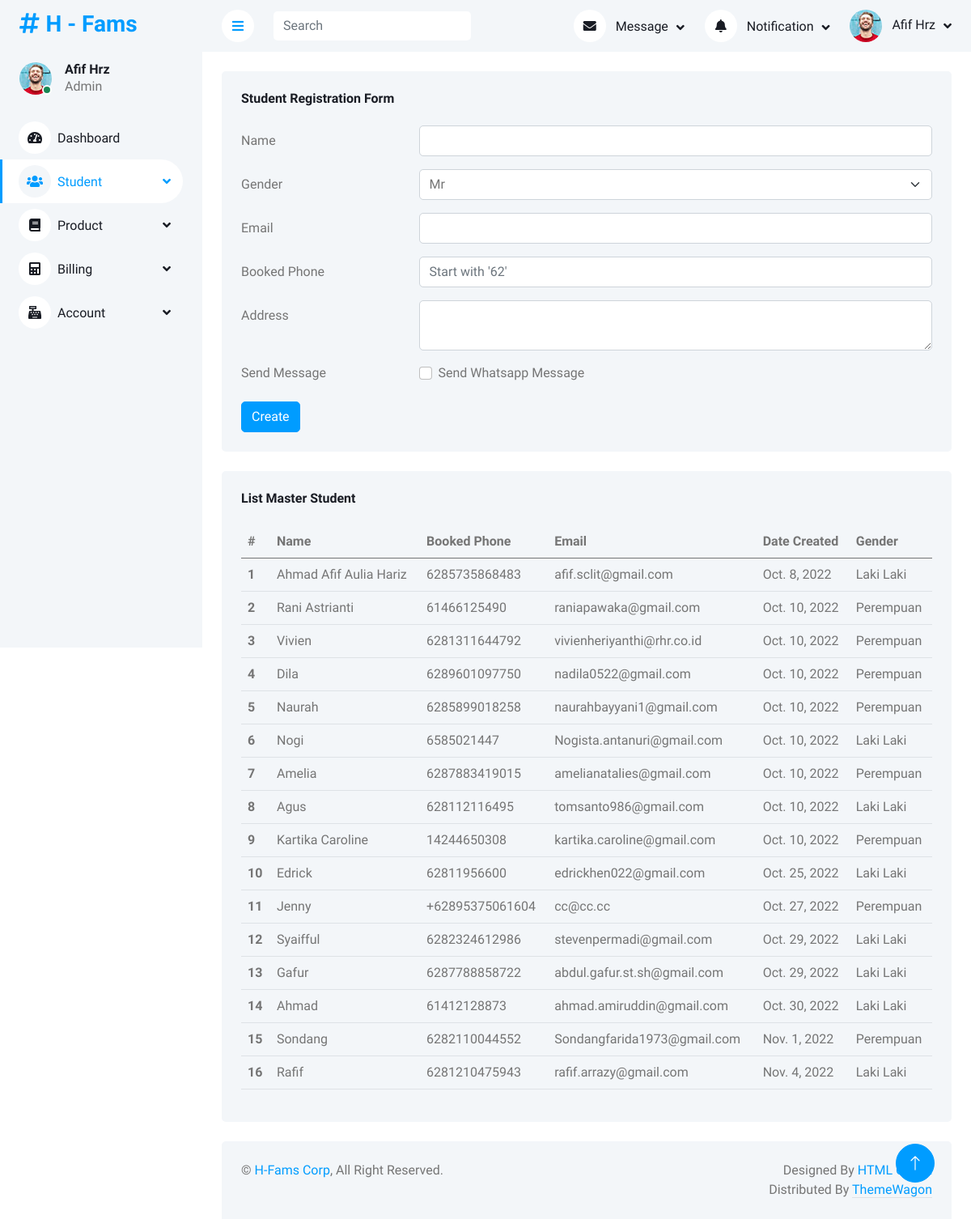
The page /student/studentregistration/ on the database its author committed.
### dashboard/models.py (models this page shows)
class admin_mst_module(models.Model):
    modulename = models.CharField(max_length=30, db_column="MODULENAME")
    pagename = models.CharField(max_length=30, db_column="PAGENAME")
    created_by = models.CharField(max_length=30, db_column="CREATED_BY")
    date_created = models.DateField(default=datetime.date.today, blank=True, db_column="DATE_CREATED")
    modified_by = models.CharField(max_length=30, blank=True, null=True, db_column="MODIFIED_BY")
    date_modified = models.DateField(blank=True, null=True, db_column="DATE_MODIFIED")
    adm_mst_id = models.IntegerField(blank=True, null=True, db_column="ADM_MST_MODULE_ID")
    validstatus = models.IntegerField(blank=True, null=True, db_column="VALIDSTATUS")
    ordernumber = models.IntegerField(db_column="ORDERNUMBER")
    levelnumber = models.IntegerField(blank=True, null=True, db_column="LEVELNUMBER")
    moduleurl = models.CharField(max_length=30, blank=True, null=True, db_column="MODULEURL")
    moduleicon = models.CharField(max_length=30, blank=True, null=True, db_column="MODULEICON")
    moduleclass = models.CharField(max_length=30, blank=True, null=True, db_column="MODULECLASS")
    application = models.CharField(max_length=30, db_column="APPLICATION")
    class Meta:
        db_table = 'ADM_MST_MODULE'

### student/models.py (models this page shows)
class std_mst(models.Model):
    name = models.CharField(max_length=30, db_column="NAME")
    gender = models.CharField(max_length=1, db_column="GENDER", default="M")
    phone = models.CharField(max_length=30, db_column="BOOKED_PHONE")
    email = models.CharField(max_length=30, db_column="EMAIL")
    address = models.CharField(max_length=30, blank=True, null=True, db_column="ADDRESS")
    validuntil = models.DateField(blank=True, null=True, db_column="VALID_UNTIL")
    date_created = models.DateField(default=datetime.date.today, blank=True, db_column="DATE_CREATED")
    created_by = models.CharField(max_length=30, db_column="CREATED_BY")
    date_modified = models.DateField(blank=True, null=True, db_column="DATE_MODIFIED")
    modified_by = models.CharField(max_length=30, blank=True, null=True, db_column="MODIFIED_BY")
    reason = models.CharField(max_length=30, blank=True, null=True, db_column="REASON_TERMINATE")
    class Meta:
        db_table = 'STD_MST'

### student/views.py (the view, shortened to what this page needs)
# urls.py: path('studentregistration/', views.studentregistration_view, name='studentregistration'),
@csrf_protect
def studentregistration_view(request):
    datamst = std_mst.objects.filter(validuntil__isnull=True)
    context = {
        'title':'H - Student Registration',
        'dashboard_active':'Student',
        'datamst':datamst
        }
    return render(request, 'student/studentregistration_view.html', context)

### student/templates/student/studentregistration_view.html (shortened to what this page needs)
{% extends 'base_site.html' %}
{% load static %}
{% block content %}
<div class="container-fluid pt-4 px-4">
    <div class="row g-4">
        <form action="/student/studentregistration/" method="post" onsubmit="f_send_message()">{% csrf_token %}
        <div class="col-sm-12 col-xl-12">
            <div class="bg-light rounded h-100 p-4">
                <h6 class="mb-4">Student Registration Form</h6>
                    <div class="row mb-3">
                        <label for="inputName" class="col-sm-3 col-form-label">Name</label>
                        <div class="col-sm-9">
                            <input type="text" class="form-control" id="inputName" name="inputName" required=True>
                        </div>
                    </div>
                    <div class="row mb-3">
                        <label for="inputGender" class="col-sm-3 col-form-label">Gender</label>
                        <div class="col-sm-9">
                            <select class="form-select" name="inputGender" id="inputGender">
                                <option value="mr">Mr</option>
                            </select>
                        </div>
                    </div>
                    <div class="row mb-3">
                        <label for="inputEmail" class="col-sm-3 col-form-label">Email</label>
                        <div class="col-sm-9">
                            <input type="email" class="form-control" id="inputEmail" required=True name="inputEmail">
                        </div>
                    </div>
                    <div class="row mb-3">
                        <label for="inputPhone" class="col-sm-3 col-form-label">Booked Phone</label>
                        <div class="col-sm-9">
                            <input type="text" class="form-control" id="inputPhone" required=True placeholder="Start with '62'" name="inputPhone">
                        </div>
                    </div>
                    <div class="row mb-3">
                        <label for="inputAddress" class="col-sm-3 col-form-label">Address</label>
                        <div class="col-sm-9">
                            <textarea class="form-control" id="inputAddress" name="inputAddress"></textarea>
                        </div>
                    </div>
                    <div class="row mb-3">
                        <legend class="col-form-label col-sm-3 pt-0">Send Message</legend>
                        <div class="col-sm-9">
                            <div class="form-check">
                                <input class="form-check-input" type="checkbox" id="gridCheck1">
                                <label class="form-check-label" for="gridCheck1">
                                    Send Whatsapp Message
                                </label>
                            </div>
                        </div>
                    </div>
                    <button type="submit" class="btn btn-primary">Create</button>
            </div>
        </div>
        </form>
        <div class="col-sm-12 col-xl-12">
            <div class="bg-light rounded h-100 p-4">
                <h6 class="mb-4">List Master Student</h6>
                <table class="table table-hover">
                    <thead>
                        <tr>
                            <th scope="col">#</th>
                            <th scope="col">Name</th>
                            <th scope="col">Booked Phone</th>
                            <th scope="col">Email</th>
                            <th scope="col">Date Created</th>
                            <th scope="col">Gender</th>
                        </tr>
                    </thead>
                    <tbody>
                        {% for data in datamst %}
                        <tr>
                            <th scope="row">{{forloop.counter}}</th>
                            <td>{{data.name}}</td>
                            <td>{{data.phone}}</td>
                            <td>{{data.email}}</td>
                            <td>{{data.date_created}}</td>
                            <td>{% if data.gender == 'mr' %}
                                    Laki Laki
                                {% elif data.gender == 'mrs' %}
                                    Perempuan
                                {% elif data.gender == 'bro' %}
                                    Laki Laki
                                {% elif data.gender == 'sist' %}
                                    Perempuan
                                {% endif %}
                            </td>
                        </tr>
                        {% endfor %}
                    </tbody>
                </table>
            </div>
        </div>
    </div>
</div>
{% endblock content %}

### templates/base_site.html (shortened to what this page needs)
{% load static %}
{% load custom_tags %}
<!DOCTYPE html>
<html lang="en">
<head>
    <link href="https://cdnjs.cloudflare.com/ajax/libs/font-awesome/5.10.0/css/all.min.css" rel="stylesheet">
    <link href="https://cdn.jsdelivr.net/npm/bootstrap-icons@1.4.1/font/bootstrap-icons.css" rel="stylesheet">
    <link href={% static "lib/owlcarousel/assets/owl.carousel.min.css" %} rel="stylesheet">
    <link href={% static "lib/tempusdominus/css/tempusdominus-bootstrap-4.min.css" %} rel="stylesheet" />
    <link href={% static "css/bootstrap.min.css" %} rel="stylesheet">
    <link href={% static "css/style.css" %} rel="stylesheet">
</head>
<body>
    <div class="container-xxl position-relative bg-white d-flex p-0">
        <div class="sidebar pe-4 pb-3">
            <nav class="navbar bg-light navbar-light">
                <a href="/home/" class="navbar-brand mx-4 mb-3">
                    <h3 class="text-primary"><i class="fa fa-hashtag me-2"></i>H - Fams</h3>
                </a>
                <div class="d-flex align-items-center ms-4 mb-4">
                    <div class="position-relative">
                        <img class="rounded-circle" src={% static "img/user.jpg" %} alt="" style="width: 40px; height: 40px;">
                        <div class="bg-success rounded-circle border border-2 border-white position-absolute end-0 bottom-0 p-1"></div>
                    </div>
                    <div class="ms-3">
                        <h6 class="mb-0">Afif Hrz</h6>
                        <span>Admin</span>
                    </div>
                </div>
                <div class="navbar-nav w-100">
                    {% autoescape off %}
                    {% loop_module dashboard_active %}
                    {% endautoescape %}
                </div>
            </nav>
        </div>
        <div class="content">
            <nav class="navbar navbar-expand bg-light navbar-light sticky-top px-4 py-0">
                <a href="#" class="sidebar-toggler flex-shrink-0">
                    <i class="fa fa-bars"></i>
                </a>
                <form class="d-none d-md-flex ms-4">
                    <input class="form-control border-0" type="search" placeholder="Search">
                </form>
                <div class="navbar-nav align-items-center ms-auto">
                    <div class="nav-item dropdown">
                        <a href="#" class="nav-link dropdown-toggle" data-bs-toggle="dropdown">
                            <i class="fa fa-envelope me-lg-2"></i>
                            <span class="d-none d-lg-inline-flex">Message</span>
                        </a>
                    </div>
                    <div class="nav-item dropdown">
                        <a href="#" class="nav-link dropdown-toggle" data-bs-toggle="dropdown">
                            <i class="fa fa-bell me-lg-2"></i>
                            <span class="d-none d-lg-inline-flex">Notification</span>
                        </a>
                    </div>
                    <div class="nav-item dropdown">
                        <a href="#" class="nav-link dropdown-toggle" data-bs-toggle="dropdown">
                            <img class="rounded-circle me-lg-2" src={% static "img/user.jpg" %} alt="" style="width: 40px; height: 40px;">
                            <span class="d-none d-lg-inline-flex">Afif Hrz</span>
                        </a>
                    </div>
                </div>
            </nav>
            {% block content %}
            {% endblock content %}
            <div class="container-fluid pt-4 px-4">
                <div class="bg-light rounded-top p-4">
                    <div class="row">
                        <div class="col-12 col-sm-6 text-center text-sm-start">
                            &copy; <a href="#">H-Fams Corp</a>, All Right Reserved.
                        </div>
                        <div class="col-12 col-sm-6 text-center text-sm-end">
                            Designed By <a href="https://htmlcodex.com">HTML Codex</a>
                        Distributed By <a class="border-bottom" href="https://themewagon.com" target="_blank">ThemeWagon</a>
                        </div>
                    </div>
                </div>
            </div>
        </div>
        <a href="#" class="btn btn-lg btn-primary btn-lg-square back-to-top"><i class="bi bi-arrow-up"></i></a>
    </div>
</body>
</html>

### staticfiles/css/style.css (style rules this page uses)
:root { --primary: #009CFF; --light: #F3F6F9; --dark: #191C24; }
.back-to-top { position: fixed; display: none; right: 45px; bottom: 45px; z-index: 99; }
.btn { transition: .5s; }
.btn.btn-primary { color: #FFFFFF; }
.btn-lg-square { width: 48px; height: 48px; }
.btn-square, .btn-sm-square, .btn-lg-square { padding: 0; display: inline-flex; align-items: center; justify-content: center; font-weight: normal; border-radius: 50px; }
.sidebar { position: fixed; top: 0; left: 0; bottom: 0; width: 250px; height: 100vh; overflow-y: auto; background: var(--light); transition: 0.5s; z-index: 999; }
.content { margin-left: 250px; min-height: 100vh; background: #FFFFFF; transition: 0.5s; }
@media (min-width: 992px) { .sidebar { margin-left: 0; } }
@media (min-width: 992px) { .content { width: calc(100% - 250px); } }
.sidebar .navbar .navbar-nav .nav-link { padding: 7px 20px; color: var(--dark); font-weight: 500; border-left: 3px solid var(--light); border-radius: 0 30px 30px 0; outline: none; }
.sidebar .navbar .navbar-nav .nav-link:hover, .sidebar .navbar .navbar-nav .nav-link.active { color: var(--primary); background: #FFFFFF; border-color: var(--primary); }
.sidebar .navbar .navbar-nav .nav-link i { width: 40px; height: 40px; display: inline-flex; align-items: center; justify-content: center; background: #FFFFFF; border-radius: 40px; }
.sidebar .navbar .navbar-nav .nav-link:hover i, .sidebar .navbar .navbar-nav .nav-link.active i { background: var(--light); }
.sidebar .navbar .dropdown-toggle::after { position: absolute; top: 15px; right: 15px; border: none; content: "\f107"; font-family: "Font Awesome 5 Free"; font-weight: 900; transition: .5s; }
.content .navbar .navbar-nav .nav-link { margin-left: 25px; padding: 12px 0; color: var(--dark); outline: none; }
.content .navbar .sidebar-toggler, .content .navbar .navbar-nav .nav-link i { width: 40px; height: 40px; display: inline-flex; align-items: center; justify-content: center; background: #FFFFFF; border-radius: 40px; }
.content .navbar .dropdown-toggle::after { margin-left: 6px; vertical-align: middle; border: none; content: "\f107"; font-family: "Font Awesome 5 Free"; font-weight: 900; transition: .5s; }

### rows shown on the page
admin_mst_module: id+MODULENAME+MODULEURL "Dashboard Student Product Billing Account"
std_mst: name "Ahmad Afif Aulia Hariz", phone "6285735868483", email "afif.sclit@gmail.com", date_created "Oct. 8, 2022", GENDER "Laki Laki"
std_mst: name "Rani Astrianti", phone "61466125490", email "raniapawaka@gmail.com", date_created "Oct. 10, 2022", GENDER "Perempuan"
std_mst: name "Vivien", phone "6281311644792", email "vivienheriyanthi@rhr.co.id", date_created "Oct. 10, 2022", GENDER "Perempuan"
std_mst: name "Dila", phone "6289601097750", email "nadila0522@gmail.com", date_created "Oct. 10, 2022", GENDER "Perempuan"
std_mst: name "Naurah", phone "6285899018258", email "naurahbayyani1@gmail.com", date_created "Oct. 10, 2022", GENDER "Perempuan"
std_mst: name "Nogi", phone "6585021447", email "Nogista.antanuri@gmail.com", date_created "Oct. 10, 2022", GENDER "Laki Laki"
std_mst: name "Amelia", phone "6287883419015", email "amelianatalies@gmail.com", date_created "Oct. 10, 2022", GENDER "Perempuan"
std_mst: name "Agus", phone "628112116495", email "tomsanto986@gmail.com", date_created "Oct. 10, 2022", GENDER "Laki Laki"
std_mst: name "Kartika Caroline", phone "14244650308", email "kartika.caroline@gmail.com", date_created "Oct. 10, 2022", GENDER "Perempuan"
std_mst: name "Edrick", phone "62811956600", email "edrickhen022@gmail.com", date_created "Oct. 25, 2022", GENDER "Laki Laki"
std_mst: name "Jenny", phone "+62895375061604", email "cc@cc.cc", date_created "Oct. 27, 2022", GENDER "Perempuan"
std_mst: name "Syaifful", phone "6282324612986", email "stevenpermadi@gmail.com", date_created "Oct. 29, 2022", GENDER "Laki Laki"
std_mst: name "Gafur", phone "6287788858722", email "abdul.gafur.st.sh@gmail.com", date_created "Oct. 29, 2022", GENDER "Laki Laki"
std_mst: name "Ahmad", phone "61412128873", email "ahmad.amiruddin@gmail.com", date_created "Oct. 30, 2022", GENDER "Laki Laki"
std_mst: name "Sondang", phone "6282110044552", email "Sondangfarida1973@gmail.com", date_created "Nov. 1, 2022", GENDER "Perempuan"
std_mst: name "Rafif", phone "6281210475943", email "rafif.arrazy@gmail.com", date_created "Nov. 4, 2022", GENDER "Laki Laki"
